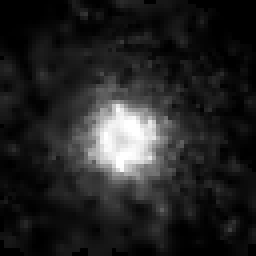
#> input picture examples/lens_00932_reconstructed_source64.png, 64 x 64 px (shown 4 times larger)
$ python run_classification.py
#> lines starting #> are read from the running program, lines starting #| are printed output that depends on the picture; after the words box and inside, x2 and y2 are one past the last pixel; in counts of white or black regions, pixels touching at a corner belong together
### src/lensing_pipeline/detection.py
from __future__ import annotations

import numpy as np


# Scale image intensities robustly so detection thresholds behave consistently.
def normalize_image(image: np.ndarray) -> np.ndarray:
    image = np.asarray(image, dtype=float)
    lo = float(np.percentile(image, 1))
#> lo = 0
    hi = float(np.percentile(image, 99.5))
#> hi = 0.994
    if hi <= lo:
        return np.zeros_like(image, dtype=float)
    return np.clip((image - lo) / (hi - lo), 0.0, 1.0)


# Smooth small-scale noise using a simple box filter.
# [10 lines left out: function box_blur, not called in this run]


# Apply a small 2D convolution kernel to an image.
def convolve2d(image: np.ndarray, kernel: np.ndarray) -> np.ndarray:
    kernel = np.asarray(kernel, dtype=float)
    pad_y = kernel.shape[0] // 2
    pad_x = kernel.shape[1] // 2
    padded = np.pad(np.asarray(image, dtype=float), ((pad_y, pad_y), (pad_x, pad_x)), mode="edge")
    out = np.zeros_like(image, dtype=float)
    for y in range(kernel.shape[0]):
        for x in range(kernel.shape[1]):
            out += kernel[y, x] * padded[y : y + image.shape[0], x : x + image.shape[1]]
    return out


# Build a Laplacian-of-Gaussian kernel for arc-edge response detection.
# [10 lines left out: function log_kernel, not called in this run]


# Compute the positive LoG response used to highlight curved bright structures.
def laplacian_of_gaussian_response(image: np.ndarray, sigma: float = 1.4) -> np.ndarray:
    response = -convolve2d(image, log_kernel(sigma=sigma))
    return normalize_image(np.maximum(response, 0.0))


# Expand a binary mask so nearby candidate pixels are connected.
# [258 lines left out: functions dilate_mask, sift_keypoint_mask, suppress_central_lens_light, remove_small_components, connected_components, filter_false_positive_components and 1 more, not called in this run]

### src/lensing_pipeline/morphology_models.py
from __future__ import annotations

import json
import math
import time
from dataclasses import asdict, dataclass, field
from pathlib import Path
from typing import Any

import numpy as np
from PIL import Image
from scipy import ndimage

from lensing_pipeline.detection import convolve2d, normalize_image


CANONICAL_CLASSES = ["spiral", "elliptical", "peculiar", "irregular", "uncertain"]


@dataclass(frozen=True)
class ModelRegistryEntry:
    model_name: str
    framework: str
    source: str
    expected_input_dimensions: tuple[int, int]
    expected_channels: int
    normalisation: str
    native_labels: list[str]
    label_mapping: dict[str, str]
    confidence_output: str
    licence: str
    status: str
    notes: str


@dataclass
class MorphologyPrediction:
    model_name: str
    native_label: str
    canonical_label: str
    confidence: float
    probabilities: dict[str, float] = field(default_factory=dict)
    preprocessing_used: str = "raw_source_crop"
    inference_time: float = 0.0
    status: str = "ran"
    error_message: str = ""


@dataclass(frozen=True)
class PreprocessConfig:
    image_size: int = 224
    channels: int = 3
    padding_fraction: float = 0.18
    mode: str = "raw_source_crop"


# [178 lines left out: functions canonicalise_label, default_model_registry, write_model_registry, load_image_array, supported_source_mask, crop_around_centroid and 3 more, not called in this run]


def gini_coefficient(values: np.ndarray) -> float:
    data = np.sort(np.clip(np.asarray(values, dtype=float).ravel(), 0.0, None))
    if len(data) == 0 or float(np.sum(data)) <= 0:
        return 0.0
    index = np.arange(1, len(data) + 1, dtype=float)
    return float(np.sum((2.0 * index - len(data) - 1.0) * data) / (len(data) * np.sum(data)))


def m20_statistic(image: np.ndarray) -> float:
    arr = normalize_image(np.clip(np.asarray(image, dtype=float), 0.0, None))
    total_flux = float(arr.sum())
    if total_flux <= 0:
        return math.nan
    yy, xx = np.indices(arr.shape)
    cx = float((xx * arr).sum() / total_flux)
    cy = float((yy * arr).sum() / total_flux)
    moment = arr * ((xx - cx) ** 2 + (yy - cy) ** 2)
    total_moment = float(moment.sum())
    if total_moment <= 0:
        return math.nan
    flat_flux = arr.ravel()
    flat_moment = moment.ravel()
    order = np.argsort(flat_flux)[::-1]
    cumulative_flux = np.cumsum(flat_flux[order])
    keep = cumulative_flux <= 0.2 * total_flux
    if not np.any(keep):
        keep[0] = True
    return float(np.log10(max(float(flat_moment[order][keep].sum()), 1e-12) / total_moment))


def hu_moments(image: np.ndarray) -> list[float]:
    arr = normalize_image(np.clip(np.asarray(image, dtype=float), 0.0, None))
    yy, xx = np.indices(arr.shape)
    m00 = float(arr.sum())
    if m00 <= 0:
        return [0.0] * 7
    cx = float((xx * arr).sum() / m00)
    cy = float((yy * arr).sum() / m00)

    def mu(p: int, q: int) -> float:
        return float((((xx - cx) ** p) * ((yy - cy) ** q) * arr).sum())

    def eta(p: int, q: int) -> float:
        return mu(p, q) / max(m00 ** (1.0 + 0.5 * (p + q)), 1e-12)

    n20, n02, n11 = eta(2, 0), eta(0, 2), eta(1, 1)
    n30, n12, n21, n03 = eta(3, 0), eta(1, 2), eta(2, 1), eta(0, 3)
    return [
        n20 + n02,
        (n20 - n02) ** 2 + 4 * n11**2,
        (n30 - 3 * n12) ** 2 + (3 * n21 - n03) ** 2,
        (n30 + n12) ** 2 + (n21 + n03) ** 2,
        (n30 - 3 * n12) * (n30 + n12) * ((n30 + n12) ** 2 - 3 * (n21 + n03) ** 2)
        + (3 * n21 - n03) * (n21 + n03) * (3 * (n30 + n12) ** 2 - (n21 + n03) ** 2),
        (n20 - n02) * ((n30 + n12) ** 2 - (n21 + n03) ** 2) + 4 * n11 * (n30 + n12) * (n21 + n03),
        (3 * n21 - n03) * (n30 + n12) * ((n30 + n12) ** 2 - 3 * (n21 + n03) ** 2)
        - (n30 - 3 * n12) * (n21 + n03) * (3 * (n30 + n12) ** 2 - (n21 + n03) ** 2),
    ]


def morphology_features(image: np.ndarray) -> dict[str, float]:
    arr = normalize_image(np.clip(np.asarray(image, dtype=float), 0.0, None))
    yy, xx = np.indices(arr.shape)
    total = float(arr.sum()) + 1e-12
#> total = 577
    cx = float((xx * arr).sum() / total)
#> cx = 30.7
    cy = float((yy * arr).sum() / total)
#> cy = 33.76
    radius = np.hypot(xx - cx, yy - cy)
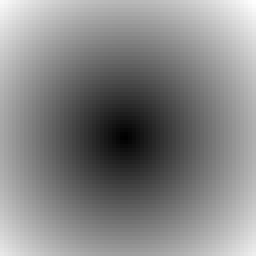
#> radius: shape (64, 64) float64 (shown 4 times larger); min 0.384, max 46.73, mean 24.6; drawn with min black and max white
    max_radius = float(np.hypot(arr.shape[1] / 2.0, arr.shape[0] / 2.0))
#> max_radius = 45.25
    inner = float(arr[radius <= 0.25 * max_radius].sum())
#> inner = 268.7
    outer = float(arr[radius <= 0.75 * max_radius].sum()) + 1e-12
#> outer = 562.6
    concentration = inner / outer
#> concentration = 0.478
    rotated = np.rot90(arr, 2)
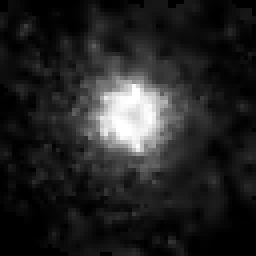
#> rotated: shape (64, 64) float64 (shown 4 times larger); min 0, max 1, mean 0.141
    asymmetry = float(np.abs(arr - rotated).sum() / (float(arr.sum()) + 1e-12))
#> asymmetry = 0.572
    smoothed = ndimage.gaussian_filter(arr, sigma=1.2)
    clumpiness = float(np.clip(np.sum(np.clip(arr - smoothed, 0.0, None)) / (float(arr.sum()) + 1e-12), 0.0, 1.0))
#> clumpiness = 0.0565
    grad_x = convolve2d(arr, np.array([[-1, 0, 1]], dtype=float))
#> in convolve2d, `kernel = np.asarray(kernel, dtype=float)`: kernel = [[-1, 0, 1]]
#> after the loop in convolve2d, `for y in range(kernel.shape[0]):`:
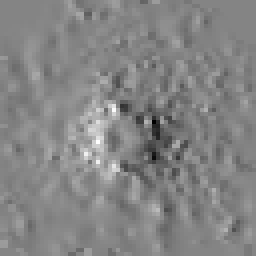
#> out: shape (64, 64) float64 (shown 4 times larger); min -0.501, max 0.461, mean -0.000416; drawn with min black and max white
    grad_y = convolve2d(arr, np.array([[-1], [0], [1]], dtype=float))
#> in convolve2d (call 2), `kernel = np.asarray(kernel, dtype=float)`: kernel = [-1, 0, 1]
#> after the loop in convolve2d (call 2), `for y in range(kernel.shape[0]):`:
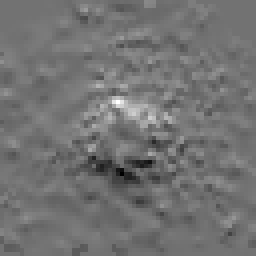
#> out: shape (64, 64) float64 (shown 4 times larger); min -0.477, max 0.584, mean -0.000277; drawn with min black and max white
    edge_strength = float(np.mean(np.hypot(grad_x, grad_y)))
#> edge_strength = 0.0658
    active = arr > max(float(np.percentile(arr, 75.0)), 0.04)
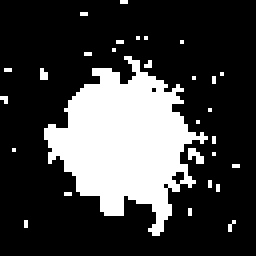
#> active: shape (64, 64) bool (shown 4 times larger); 24.7% white; 29 white regions (28 under 20 px), largest, box (x1, y1, x2, y2) and area: (11, 14, 52, 59) 953
    if int(active.sum()) >= 5:
        coords = np.column_stack([xx[active].astype(float), yy[active].astype(float)])
#> coords = 1013 pairs, first value 0 to 59, second value 0 to 58
        centred = coords - coords.mean(axis=0)
#> centred = 1013 pairs, first value -30.94 to 28.06, second value -34.76 to 23.24
        eig = np.maximum(np.linalg.eigvalsh(np.cov(centred, rowvar=False)), 1e-8)
#> eig = [86.03, 107.7]
        axis_ratio = float(np.sqrt(eig[0] / eig[1]))
#> axis_ratio = 0.894
        elongation = float(1.0 / max(axis_ratio, 1e-6))
#> elongation = 1.12
        effective_radius = float(np.sqrt(eig.sum()))
#> effective_radius = 13.92
    else:
        axis_ratio = 1.0
        elongation = 1.0
        effective_radius = 0.0
    hu = hu_moments(arr)
#> in hu_moments, `m00 = float(arr.sum())`: m00 = 577.6
#> in hu_moments, `cx = float((xx * arr).sum() / m00)`: cx = 30.7
#> in hu_moments, `cy = float((yy * arr).sum() / m00)`: cy = 33.76
#> in hu_moments, `n20, n02, n11 = eta(2, 0), eta(0, 2), eta(1, 1)`: n20 = 0.244; n02 = 0.253; n11 = 0.0135
#> in hu_moments, `n30, n12, n21, n03 = eta(3, 0), eta(1, 2), eta(2, 1), eta(0, 3)`: n30 = 0.0035; n12 = -0.000851; n21 = 0.00307; n03 = -0.0273
#> hu = [0.497, 0.000811, 0.00137, 0.000592, 4.7e-07, 1.97e-06, -2.51e-07]
    features = {
        "concentration": float(concentration),
        "asymmetry": asymmetry,
        "clumpiness": clumpiness,
        "edge_strength": edge_strength,
        "gini": gini_coefficient(arr),
        "m20": m20_statistic(arr),
        "axis_ratio": axis_ratio,
        "ellipticity": float(1.0 - axis_ratio),
        "elongation": elongation,
        "effective_radius": effective_radius,
        "central_intensity_ratio": float(inner / (float(arr.sum()) + 1e-12)),
        "active_fraction": float(np.mean(active)),
    }
#> in gini_coefficient, `data = np.sort(np.clip(np.asarray(values, dtype=float).ravel(), 0.0, N..`: data = 4096 values from 0 to 1
#> in gini_coefficient, `index = np.arange(1, len(data) + 1, dtype=float)`: index = 4096 values from 1 to 4096
#> in m20_statistic, `total_flux = float(arr.sum())`: total_flux = 577.6
#> in m20_statistic, `cx = float((xx * arr).sum() / total_flux)`: cx = 30.7
#> in m20_statistic, `cy = float((yy * arr).sum() / total_flux)`: cy = 33.76
#> in m20_statistic, `moment = arr * ((xx - cx) ** 2 + (yy - cy) ** 2)`:
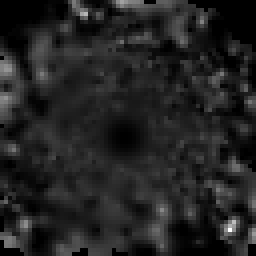
#> moment: shape (64, 64) float64 (shown 4 times larger); min 0, max 291.8, mean 40.5; drawn with min black and max white
#> in m20_statistic, `total_moment = float(moment.sum())`: total_moment = 165775.8
#> in m20_statistic, `flat_flux = arr.ravel()`: flat_flux = 4096 values, max 1 at index 1951, min 0 at index 0, mean 0.141
#> in m20_statistic, `flat_moment = moment.ravel()`: flat_moment = 4096 values, max 291.8 at index 3705, min 0 at index 0, mean 40.47
#> in m20_statistic, `order = np.argsort(flat_flux)[::-1]`: order = 4096 values, max 4095 at index 3969, min 0 at index 3956, mean 2047.5
#> in m20_statistic, `cumulative_flux = np.cumsum(flat_flux[order])`: cumulative_flux = 4096 values from 1 to 577.6
    for index, value in enumerate(hu, start=1):
        features[f"hu_{index}"] = float(value)
#> this loop made 7 passes
#> value on passes 1 to 7: 0.497, 0.000811, 0.00137, 0.000592, 4.7e-07, 1.97e-06, -2.51e-07
#> after the loop, features = 19 items
    return features


# [86 lines left out: functions structure_feature_expert_predict, texture_feature_expert_predict, not called in this run]


def feature_expert_predict(image: np.ndarray, preprocessing_used: str = "raw_source_crop") -> MorphologyPrediction:
    return structure_feature_expert_predict(image, preprocessing_used)


class HuggingFaceMorphologyExpert:
    # [64 lines left out: functions __init__, predict, not called in this run]

### scripts/run_classification.py
from __future__ import annotations

import argparse
import csv
import sys
from pathlib import Path

import numpy as np
from PIL import Image

ROOT = Path(__file__).resolve().parents[1]
SRC = ROOT / "src"
if str(SRC) not in sys.path:
    sys.path.insert(0, str(SRC))

from lensing_pipeline.morphology_models import morphology_features


def load_gray(path: Path) -> np.ndarray:
    return np.asarray(Image.open(path).convert("L"), dtype=float) / 255.0


def parse_args() -> argparse.Namespace:
    parser = argparse.ArgumentParser(description="Extract morphology features for one reconstructed source and show final classifier summary.")
    parser.add_argument("--source", type=Path, default=ROOT / "examples" / "lens_00932_reconstructed_source64.png")
    parser.add_argument("--out-dir", type=Path, default=ROOT / "outputs" / "classification_demo")
    return parser.parse_args()


def main() -> None:
    args = parse_args()
    args.out_dir.mkdir(parents=True, exist_ok=True)
    features = morphology_features(load_gray(args.source))
#> features = 19 items
    with (args.out_dir / "morphology_features.csv").open("w", newline="", encoding="utf-8") as f:
        writer = csv.DictWriter(f, fieldnames=list(features.keys()))
        writer.writeheader()
        writer.writerow(features)
    summary_path = ROOT / "results_summary" / "final_classification_summary.csv"
    print(f"Saved feature extraction output to {args.out_dir}")
    print("Final classifier validation summary is stored at:")
    print(summary_path)


if __name__ == "__main__":
    main()

$ run again, with examples/lens_00932_observed.png copied over examples/lens_00932_reconstructed_source64.png
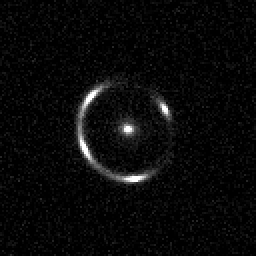
#> input picture examples/lens_00932_observed.png, 128 x 128 px (shown 2 times larger)
#> lo = 0
#> hi = 0.773
#> total = 762.4
#> in morphology_features, `cx = float((xx * arr).sum() / total)`: cx = 60.71
#> in morphology_features, `cy = float((yy * arr).sum() / total)`: cy = 64.95
#> inner = 229.6
#> outer = 705
#> concentration = 0.326
#> asymmetry = 1.28
#> clumpiness = 0.324
#> kernel = [[-1, 0, 1]]
#> kernel = [-1, 0, 1]
#> padded: shape (130, 128) float64
#> after the loop in convolve2d (call 2), `for y in range(kernel.shape[0]):`:
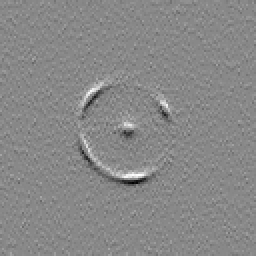
#> out: shape (128, 128) float64 (shown 2 times larger); min -0.939, max 0.817, mean 5.08e-05; drawn with min black and max white
#> edge_strength = 0.0774
#> active: shape (128, 128) bool; 23.8% white in thin lines or dots
#> coords = 3901 pairs, first value 0 to 127, second value 0 to 127
#> centred = 3901 pairs, first value -62.71 to 64.29, second value -64.06 to 62.94
#> eig = [1000.6, 1023.4]
#> axis_ratio = 0.989
#> elongation = 1.01
#> effective_radius = 44.99
#> m00 = 762.4
#> in hu_moments, `cx = float((xx * arr).sum() / m00)`: cx = 60.71
#> in hu_moments, `cy = float((yy * arr).sum() / m00)`: cy = 64.95
#> n20 = 1.06; n11 = 0.0114
#> n30 = 0.241; n12 = 0.0885; n21 = -0.0695; n03 = -0.11
#> hu = [2.13, 0.000528, 0.0104, 0.14, 0.00509, -0.00247, -0.00169]
#> data = 16384 values from 0 to 1
#> in gini_coefficient, `index = np.arange(1, len(data) + 1, dtype=float)`: index = 16384 values from 1 to 16384
#> total_flux = 762.4
#> in m20_statistic, `cx = float((xx * arr).sum() / total_flux)`: cx = 60.71
#> in m20_statistic, `cy = float((yy * arr).sum() / total_flux)`: cy = 64.95
#> in m20_statistic, `moment = arr * ((xx - cx) ** 2 + (yy - cy) ** 2)`:
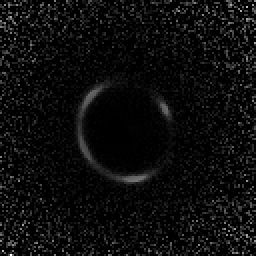
#> moment: shape (128, 128) float64 (shown 2 times larger); min 0, max 1482.6, mean 75.4; drawn with min black and max white
#> total_moment = 1235439
#> flat_flux = 16384 values, max 1 at index 5807, min 0 at index 0, mean 0.0465
#> flat_moment = 16384 values, max 1482.6 at index 16261, min 0 at index 0, mean 75.41
#> order = 16384 values, max 16383 at index 10745, min 0 at index 13557, mean 8191.5
#> cumulative_flux = 16384 values from 1 to 762.4
#> the loop in morphology_features, `for index, value in enumerate(hu, start=1):` made 7 passes
#> value on passes 1 to 7: 2.13, 0.000528, 0.0104, 0.14, 0.00509, -0.00247, -0.00169
#> after the loop in morphology_features, `for index, value in enumerate(hu, start=1):`: features = 19 items
